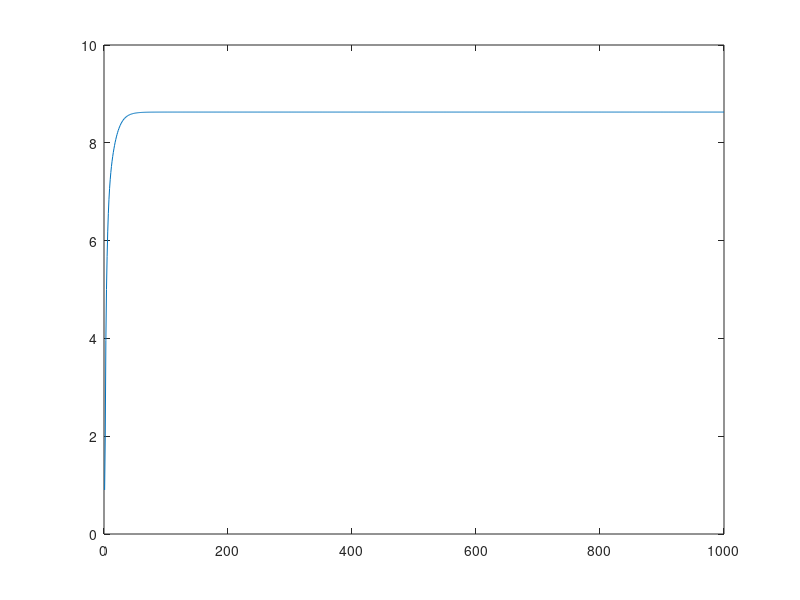

Source code (MATLAB):
function testTruncatedRwyleighFlow
clc;clear all;close all;
randn('seed',0);
rand('seed',0);
n = 10;
A = randn(n);
A = A*A';
B = randn(n);
B = B*B';

[x] = TruncatedRwyleighFlow(A,B);



function [x] = TruncatedRwyleighFlow(A,B)
% max_x x'Ax/x'Bx, s.t. x(end) = 1

n = size(A,1);
I = eye(n);
x = randn(n,1);
eta = 1/max(abs(eig(B)));

his = [];
for iter =1:1000,
    rho = (x'*A*x)/(x'*B*x);
    his(iter) =rho;
    fprintf('iter:%d, fobj:%f\n',iter,rho);
    C = I + eta/rho * (A-rho*B);
    Cx = C*x;
    x = Cx/norm(Cx);
    x = x/norm(x);
       x(n)=1;
end

plot(his)

